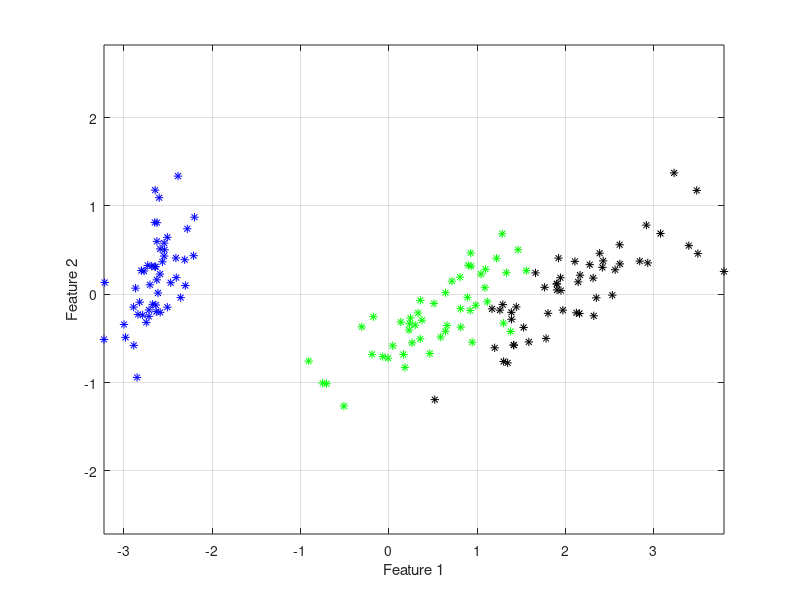

The MATLAB script that drew this image: (Note: this script raises an error after producing the figure.)
load fisheriris

[~, D_pca, ~] = pca(meas);
[~,~,z] = unique(species);

plot(D_pca(z==1,1),D_pca(z==1,2),'b*')
hold on
plot(D_pca(z==2,1),D_pca(z==2,2),'g*')
plot(D_pca(z==3,1),D_pca(z==3,2),'k*')
axis equal
grid on
xlabel('Feature 1');
ylabel('Feature 2');

mdl = my_fitpca(D_pca(:,1:2),z);
plot_ellipse(mdl);

[X,Y] = meshgrid(-3:0.05:3, -2.5:0.05:2.5);
dataPoints = [X(:) Y(:)];
d = [1 1];
[class, score] = my_predictpca(mdl,dataPoints);
re = reshape(class,size(X));
contour(X,Y,re==1, [1,1],'k--', 'LineWidth', 1.1)
contour(X,Y,re==3, [1,1],'k--', 'LineWidth', 1.1)
legend('Setosa', 'Versicolor', 'Virginica','Boundary 1', 'Boundary 2');

%-----------------------------------------------------------------------%

function model = my_fitpca(Data, Classes)
    z = unique(Classes);
    numClasses = length(z);
    
    for i = 1 : numClasses
        [eigenVects,~,eigenVals,~,~,mu] = pca(Data(Classes==z(i),:));
        model.class(i).eigvects = eigenVects;
        model.class(i).eigvals = eigenVals;
        model.class(i).mu = mu;
    end
end

%-----------------------------------------------------------------------%

function plot_ellipse(model)
    numClasses = length(model.class);
    theta = 0:0.05:2*pi;
    for j = 1 : numClasses
        std_major = sqrt(model.class(j).eigvals(1));
        std_minor = sqrt(model.class(j).eigvals(2));
        x_ellipse = model.class(j).eigvects(1,1)*2*std_major*cos(theta)...
            + model.class(j).eigvects(1,2)*2*std_minor*sin(theta);
        y_ellipse = model.class(j).eigvects(2,1)*2*std_major*cos(theta)...
            + model.class(j).eigvects(2,2)*2*std_minor*sin(theta);
        plot(x_ellipse + model.class(j).mu(1), y_ellipse + ...
            model.class(j).mu(2), 'k--', 'HandleVisibility','off')
    end
end

%-----------------------------------------------------------------------%

function [dist, projection] = MahalanobisDistance(mdl,data)

    dummy = (data - mdl.mu)*mdl.eigvects;
    projection = abs(dummy)./sqrt(mdl.eigvals)';
    dist = sqrt(sum(projection.^2));
end

%-----------------------------------------------------------------------%

function [class,score] = my_predictpca(mdl,data)
    [r,~] = size(data);
    class = zeros(r,1);
    score = zeros(r,1);

    for i = 1 : r
        for j = 1 : length(mdl.class)
            md(j) = MahalanobisDistance(mdl.class(j),data(i,:));
        end
    [score(i), class(i)] = min(md);
    end
end
